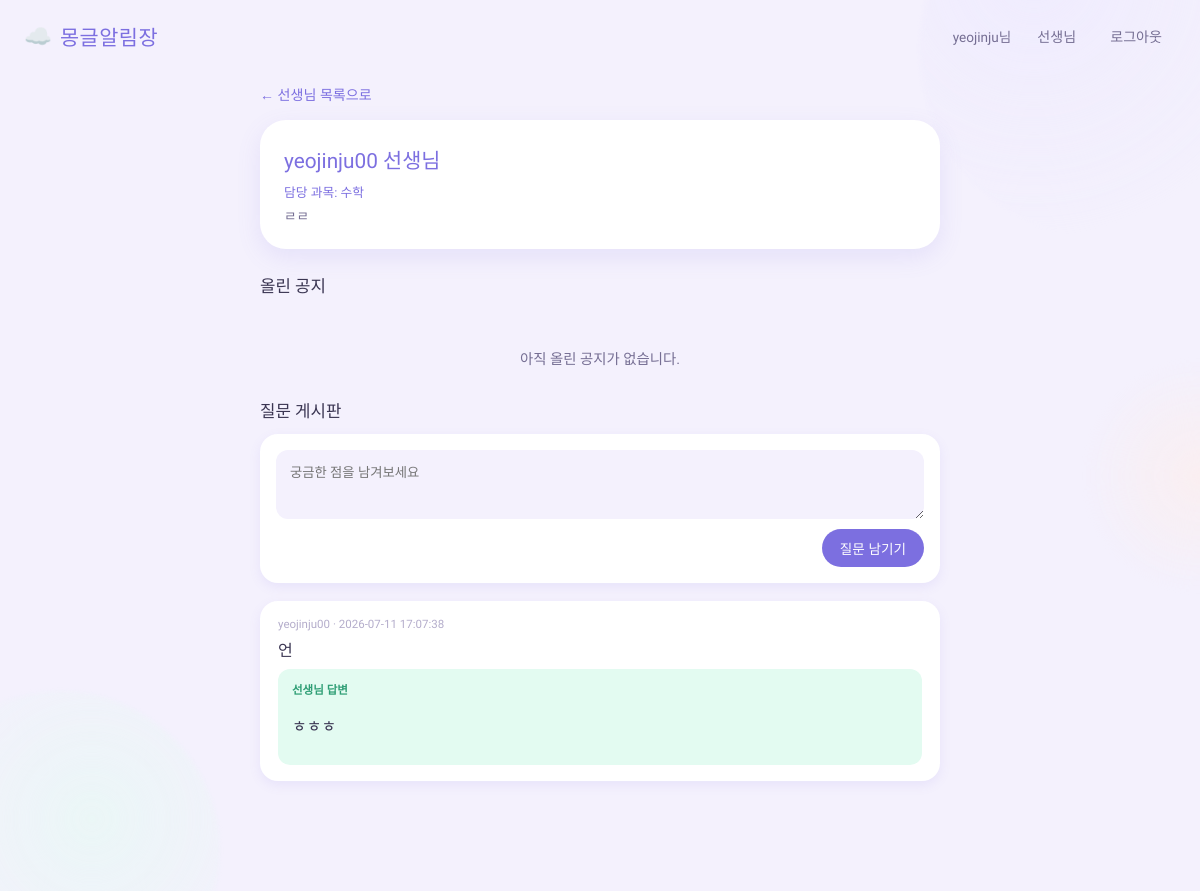
Screenshot of /teacher/2 (signed in) with the database file from the repository.
### tables this page shows
CREATE TABLE users (
            id INTEGER PRIMARY KEY AUTOINCREMENT,
            username TEXT UNIQUE NOT NULL,
            password_hash TEXT NOT NULL,
            role TEXT NOT NULL DEFAULT 'student',
            subject TEXT,
            bio TEXT
        );

CREATE TABLE questions (
            id INTEGER PRIMARY KEY AUTOINCREMENT,
            teacher_id INTEGER NOT NULL,
            student_id INTEGER,
            student_name TEXT,
            content TEXT NOT NULL,
            answer TEXT,
            created_at TEXT DEFAULT (datetime('now', 'localtime'))
        );

### app.py (the view, shortened to what this page needs)
@app.route("/teacher/<int:teacher_id>", methods=["GET", "POST"])
@login_required
def teacher_profile(teacher_id):
    conn = get_db()
    teacher = conn.execute(
        "SELECT * FROM users WHERE id = ? AND role = 'teacher'", (teacher_id,)
    ).fetchone()
    if teacher is None:
        conn.close()
        flash("존재하지 않는 선생님 페이지입니다.")
        return redirect(url_for("teacher_list"))
    notices = conn.execute(
        "SELECT * FROM notices WHERE author_id = ? ORDER BY created_at DESC",
        (teacher_id,),
    ).fetchall()
    questions = conn.execute(
        "SELECT * FROM questions WHERE teacher_id = ? ORDER BY created_at DESC",
        (teacher_id,),
    ).fetchall()
    conn.close()
    is_owner = session.get("user_id") == teacher_id
    return render_template(
        "teacher_profile.html",
        teacher=teacher,
        notices=notices,
        questions=questions,
        is_owner=is_owner,
    )

### app.py (called while the page is built)
def get_db():
    conn = sqlite3.connect(DB_PATH)
    conn.row_factory = sqlite3.Row
    return conn

def login_required(view_func):
    from functools import wraps
    @wraps(view_func)
    def wrapped(*args, **kwargs):
        if "user_id" not in session:
            flash("로그인이 필요합니다.")
            return redirect(url_for("login"))
        return view_func(*args, **kwargs)
    return wrapped

### templates/teacher_profile.html (shortened to what this page needs)
{% extends "base.html" %}
{% block content %}
    <a class="back-link" href="{{ url_for('teacher_list') }}">← 선생님 목록으로</a>
    <section class="teacher-header">
        <h1>{{ teacher['username'] }} 선생님</h1>
        {% if teacher['subject'] %}
            <p class="teacher-subject">담당 과목: {{ teacher['subject'] }}</p>
        {% endif %}
        {% if teacher['bio'] %}
            <p class="teacher-bio">{{ teacher['bio'] }}</p>
        {% endif %}
    </section>
    <section class="teacher-section">
        <h2>올린 공지</h2>
        {% if notices %}
            <ul class="notice-list">
                {% for notice in notices %}
                    <li>
                        <a href="{{ url_for('notice_detail', notice_id=notice['id']) }}">
                            <span class="category-tag">{{ notice['category'] }}</span>
                            <span class="title">{{ notice['title'] }}</span>
                            {% if notice['due_date'] %}
                                <span class="due-date">마감 {{ notice['due_date'] }}</span>
                            {% endif %}
                        </a>
                    </li>
                {% endfor %}
            </ul>
        {% else %}
            <p class="empty">아직 올린 공지가 없습니다.</p>
        {% endif %}
    </section>
    <section class="teacher-section">
        <h2>질문 게시판</h2>
        <form class="question-form" method="post" action="{{ url_for('teacher_profile', teacher_id=teacher['id']) }}">
            <textarea name="content" rows="3" placeholder="궁금한 점을 남겨보세요" required></textarea>
            <button type="submit">질문 남기기</button>
        </form>
        {% if questions %}
            <ul class="question-list">
                {% for q in questions %}
                    <li class="question-item">
                        <p class="q-meta">{{ q['student_name'] }} · {{ q['created_at'] }}</p>
                        <p class="q-content">{{ q['content'] }}</p>
                        {% if q['answer'] %}
                            <div class="q-answer">
                                <p class="q-answer-label">선생님 답변</p>
                                <p>{{ q['answer'] }}</p>
                            </div>
                        {% else %}
                            <p class="q-waiting">아직 답변이 없습니다.</p>
                        {% endif %}
                    </li>
                {% endfor %}
            </ul>
        {% else %}
            <p class="empty">아직 등록된 질문이 없습니다.</p>
        {% endif %}
    </section>
{% endblock %}

### static/style.css (style rules this page uses)
:root { --bg: #F4F1FD; --surface: #FFFFFF; --ink: #3A3552; --ink-soft: #756E93; --primary: #7C6FE0; --primary-soft: #ECE8FF; --accent-mint: #7FDBB6; --accent-mint-soft: #E3FBF1; --accent-peach: #FFB199; --accent-peach-soft: #FFEDE7; --danger: #FF8B94; --danger-soft: #FFE7E9; --radius-lg: 26px; --radius-md: 18px; --radius-sm: 12px; --shadow: 0 8px 24px rgba(124, 111, 224, 0.12); --shadow-sm: 0 4px 12px rgba(124, 111, 224, 0.10); }
* { box-sizing: border-box; }
body { margin: 0; font-family: "Gowun Dodum", "Malgun Gothic", sans-serif; background: var(--bg); color: var(--ink); position: relative; overflow-x: hidden; min-height: 100vh; }
.empty { text-align: center; color: var(--ink-soft); margin-top: 50px; font-size: 0.9rem; }
.back-link { display: inline-block; margin-bottom: 16px; color: var(--primary); text-decoration: none; font-size: 0.88rem; }
.teacher-subject { font-size: 0.8rem; color: var(--primary); }
.teacher-bio { font-size: 0.85rem; color: var(--ink-soft); }
.teacher-header { background: var(--surface); padding: 24px; border-radius: var(--radius-lg); margin-bottom: 24px; box-shadow: var(--shadow); }
.teacher-header h1 { font-family: "Jua", sans-serif; font-weight: normal; margin: 0 0 8px; font-size: 1.3rem; color: var(--primary); }
.teacher-header .teacher-subject { margin: 0 0 4px; }
.teacher-header .teacher-bio { margin: 0; }
.teacher-section { margin-bottom: 30px; }
.teacher-section h2 { font-family: "Jua", sans-serif; font-weight: normal; font-size: 1.05rem; margin-bottom: 12px; color: var(--ink); }
.question-form { display: flex; flex-direction: column; gap: 10px; margin-bottom: 18px; background: var(--surface); padding: 16px; border-radius: var(--radius-md); box-shadow: var(--shadow-sm); }
.question-form textarea, .answer-form textarea { padding: 12px 14px; border: none; background: var(--bg); border-radius: var(--radius-sm); font-family: inherit; resize: vertical; }
.question-form button, .answer-form button { align-self: flex-end; padding: 9px 18px; border: none; background: var(--primary); color: white; border-radius: 999px; cursor: pointer; font-size: 0.85rem; }
.question-list { list-style: none; padding: 0; margin: 0; display: flex; flex-direction: column; gap: 12px; }
.question-item { background: var(--surface); padding: 16px 18px; border-radius: var(--radius-md); box-shadow: var(--shadow-sm); }
.q-meta { font-size: 0.72rem; color: #B4ADCB; margin: 0 0 6px; }
.q-content { margin: 0 0 8px; }
.q-answer { background: var(--accent-mint-soft); padding: 12px 14px; border-radius: var(--radius-sm); margin-top: 8px; }
.q-answer-label { font-size: 0.72rem; color: #2F9E75; font-weight: bold; margin: 0 0 4px; }

### rows the page displays
users: username "yeojinju00", subject "수학", bio "ㄹㄹ"
questions: student_name "yeojinju00", created_at "2026-07-11 17:07:38", content "언", answer "ㅎㅎㅎ"

### other values shown
{{ session.get('username') }} "yeojinju"
